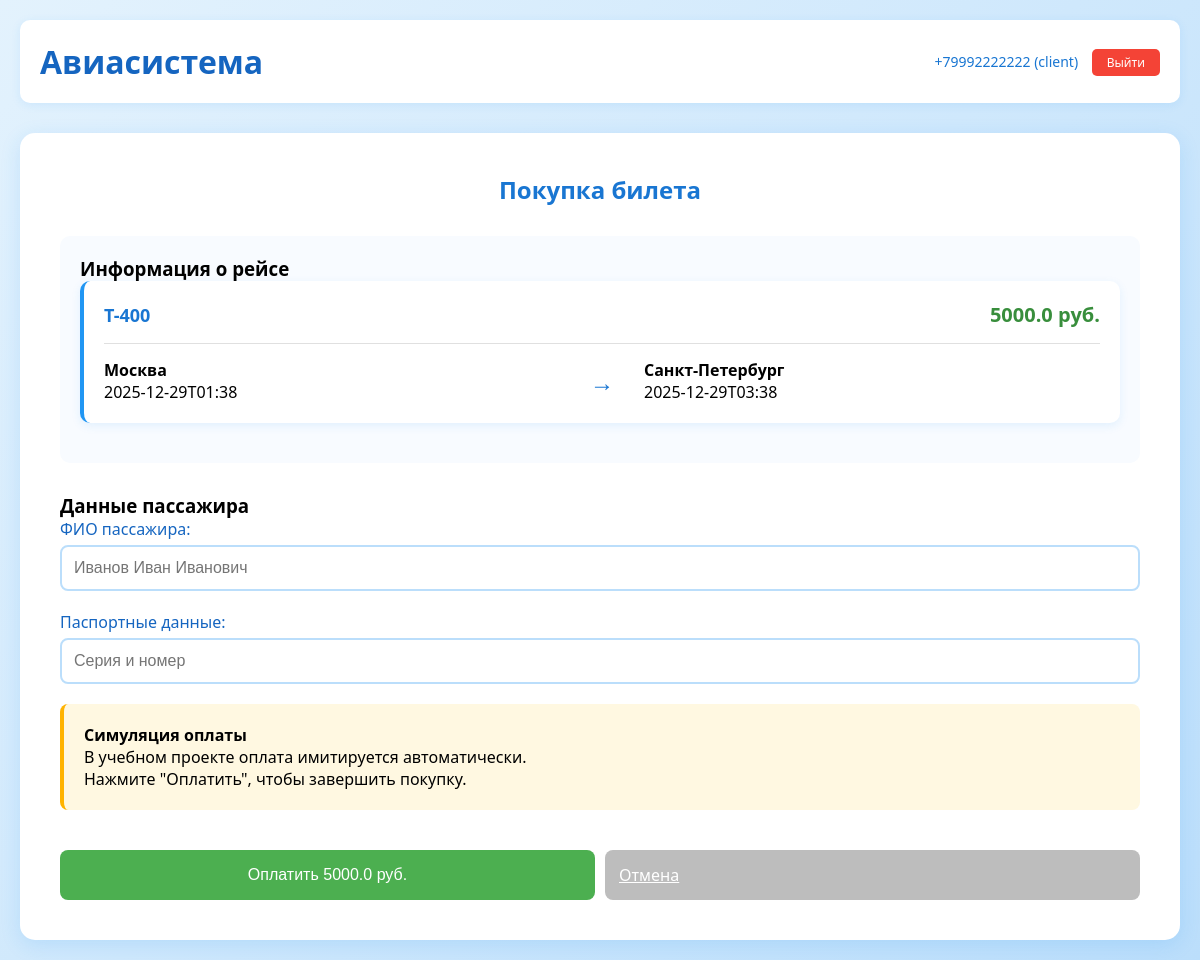
Screenshot of /client/buy/2/ (signed in) with the database file from the repository.
### tables this page shows
CREATE TABLE flights (
                id INTEGER PRIMARY KEY AUTOINCREMENT,
                flight_number TEXT NOT NULL,
                departure_city TEXT NOT NULL,
                arrival_city TEXT NOT NULL,
                departure_time TEXT NOT NULL,
                arrival_time TEXT NOT NULL,
                price REAL NOT NULL,
                seats_available INTEGER NOT NULL,
                airplane TEXT,
                staff_id INTEGER,
                status TEXT DEFAULT 'active',
                created_at TIMESTAMP DEFAULT CURRENT_TIMESTAMP,
                FOREIGN KEY (staff_id) REFERENCES users (id)
            );

### app.py (the view, shortened to what this page needs)
@app.route('/client/buy/<int:flight_id>/', methods=['GET', 'POST'])
def buy_ticket(flight_id):
    if 'user_id' not in session or session.get('role') != 'client':
        return redirect('/login')
    db = get_db()
    cursor = db.cursor()
    cursor.execute("SELECT * FROM flights WHERE id = ? AND status = 'active'", (flight_id,))
    flight = cursor.fetchone()
    if not flight:
        return redirect('/client/search')
    return render_template('buy_ticket.html', flight=flight)

### app.py (called while the page is built)
@app.teardown_appcontext
def close_connection(exception):
    db = getattr(g, '_database', None)
    if db is not None:
        db.close()

@app.before_request
def check_auth():
    public_paths = ['/', '/login', '/register/client', '/register/cashier',
                   '/static/', '/welcome']
    if any(request.path.startswith(path) for path in public_paths):
        return
    if 'user_id' not in session:
        return redirect('/welcome')

def get_db():
    db = getattr(g, '_database', None)
    if db is None:
        db = g._database = sqlite3.connect('database.db')
        db.row_factory = sqlite3.Row
    return db

@app.teardown_appcontext
def close_connection(exception):
    db = getattr(g, '_database', None)
    if db is not None:
        db.close()

### templates/buy_ticket.html (shortened to what this page needs)
{% extends "base.html" %}
{% block content %}
<div class="dashboard">
    <h2>Покупка билета</h2>
    <div class="flight-summary">
        <h3>Информация о рейсе</h3>
        <div class="flight-card">
            <div class="flight-header">
                <span class="flight-number">{{ flight['flight_number'] }}</span>
                <span class="flight-price">{{ flight['price'] }} руб.</span>
            </div>
            <div class="flight-details">
                <div class="route">
                    <div class="departure">
                        <strong>{{ flight['departure_city'] }}</strong>
                        <p>{{ flight['departure_time'] }}</p>
                    </div>
                    <div class="arrow">→</div>
                    <div class="arrival">
                        <strong>{{ flight['arrival_city'] }}</strong>
                        <p>{{ flight['arrival_time'] }}</p>
                    </div>
                </div>
            </div>
        </div>
    </div>
    <div class="buy-form">
        <h3>Данные пассажира</h3>
        <form method="POST">
            <div class="form-group">
                <label for="passenger_name">ФИО пассажира:</label>
                <input type="text" id="passenger_name" name="passenger_name"
                       placeholder="Иванов Иван Иванович" required>
            </div>
            <div class="form-group">
                <label for="passenger_passport">Паспортные данные:</label>
                <input type="text" id="passenger_passport" name="passenger_passport"
                       placeholder="Серия и номер" required>
            </div>
            <div class="payment-simulation">
                <h4>Симуляция оплаты</h4>
                <p>В учебном проекте оплата имитируется автоматически.</p>
                <p>Нажмите "Оплатить", чтобы завершить покупку.</p>
            </div>
            <div class="form-buttons">
                <button type="submit" class="btn pay-btn">Оплатить {{ flight['price'] }} руб.</button>
                <a href="/client/search" class="btn cancel-btn">Отмена</a>
            </div>
        </form>
    </div>
</div>
{% endblock %}

### static/style.css (style rules this page uses)
* { margin: 0; padding: 0; box-sizing: border-box; }
body { font-family: 'Segoe UI', Tahoma, Geneva, Verdana, sans-serif; background: linear-gradient(135deg, #e3f2fd 0%, #bbdefb 100%); min-height: 100vh; padding: 20px; }
.form-group { margin-bottom: 20px; }
label { display: block; margin-bottom: 5px; color: #1565c0; font-weight: 500; }
input { width: 100%; padding: 12px; border: 2px solid #bbdefb; border-radius: 8px; font-size: 16px; transition: border-color 0.3s; }
.btn { background: #2196f3; color: white; border: none; padding: 14px; width: 100%; border-radius: 8px; font-size: 16px; font-weight: 500; cursor: pointer; transition: background 0.3s; margin-top: 10px; }
.dashboard { background: white; padding: 40px; border-radius: 15px; box-shadow: 0 5px 20px rgba(33, 150, 243, 0.15); }
.dashboard h2 { color: #1976d2; text-align: center; margin-bottom: 30px; }
.flight-card, .ticket-card { background: white; border-radius: 10px; padding: 20px; margin-bottom: 20px; box-shadow: 0 3px 10px rgba(33, 150, 243, 0.1); border-left: 4px solid #2196f3; }
.flight-header, .ticket-header { display: flex; justify-content: space-between; align-items: center; margin-bottom: 15px; padding-bottom: 15px; border-bottom: 1px solid #e0e0e0; }
.flight-number, .ticket-number { font-size: 18px; font-weight: bold; color: #1976d2; }
.flight-price, .ticket-price { font-size: 20px; font-weight: bold; color: #388e3c; }
.flight-details, .ticket-details { display: flex; justify-content: space-between; align-items: flex-start; flex-wrap: wrap; gap: 20px; }
.route { display: flex; align-items: center; gap: 30px; flex: 1; }
.departure, .arrival { flex: 1; }
.arrow { font-size: 24px; color: #1976d2; font-weight: bold; }
.flight-summary, .ticket-summary { background: #f8fbff; padding: 20px; border-radius: 10px; margin-bottom: 30px; }
.payment-simulation { background: #fff8e1; padding: 20px; border-radius: 8px; margin: 20px 0; border-left: 4px solid #ffb300; }
.form-buttons { display: flex; gap: 15px; margin-top: 30px; }
.pay-btn, .return-confirm-btn { background: #4caf50; color: white; flex: 1; }
.cancel-btn { background: #bdbdbd; color: white; flex: 1; }
.form-buttons { display: flex; gap: 10px; flex-wrap: wrap; }

### rows the page displays
flights: flight_number "T-400", price "5000.0", departure_city "Москва", departure_time "2025-12-29T01:38", arrival_city "Санкт-Петербург", arrival_time "2025-12-29T03:38"

### other values shown
{{ session.phone }} "+79992222222"
{{ session.role }} "client"
